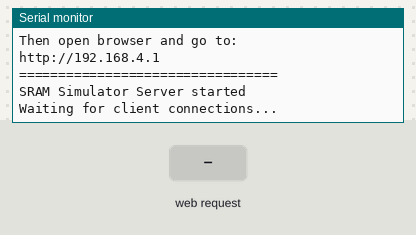
This sketch was run on a simulated ESP8266 (NodeMCU). Shown: the last lines printed to the serial monitor. The test bench sets the inputs (shaded band).

Above: at 1.3 s.
1.4 s: HTTP request GET /clear received
At 2.0 s:
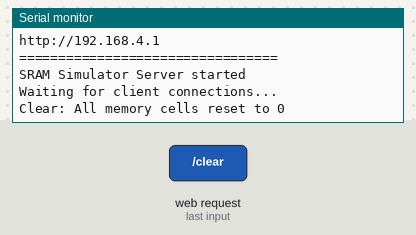
2.9 s: HTTP request GET /precharge received
At 4.1 s:
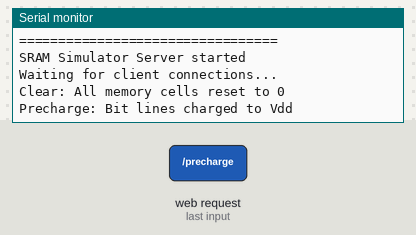
4.4 s: HTTP request GET /read?addr=1 received
At 5.6 s:
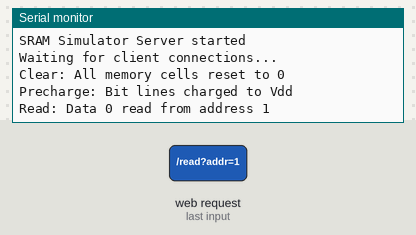
5.9 s: HTTP request GET /write?addr=1&data=1 received
At 6.6 s:
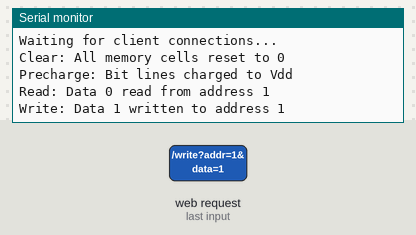

The sketch:

SRAM_Simulator.ino
```cpp
#include <ESP8266WiFi.h>
#include <ESP8266WebServer.h>

// Access Point credentials
const char* ap_ssid = "SRAM_Simulator";           // Access Point name
const char* ap_password = "YOUR_AP_PASSWORD";              // AP Password (min 8 characters)

// Access Point IP configuration
IPAddress local_ip(192, 168, 4, 1);               // ESP8266 IP address
IPAddress gateway(192, 168, 4, 1);                 // Gateway address
IPAddress subnet(255, 255, 255, 0);                // Subnet mask

// Create web server on port 80
ESP8266WebServer server(80);

// SRAM simulation variables
byte sramMemory[16] = {0}; // 16-bit SRAM array (4x4)
bool bitLinePrecharge = false;
String lastOperation = "System initialized";
unsigned long operationTimestamp = 0;

// HTML page stored in PROGMEM to save RAM
const char MAIN_PAGE[] PROGMEM = R"=====(
<!DOCTYPE html>
<html>
<head>
  <meta charset="UTF-8">
  <meta name="viewport" content="width=device-width, initial-scale=1.0">
  <title>SRAM Simulator - ESP8266</title>
  <style>
    :root {
      --primary-color: #008080;
      --secondary-color: #ffa500;
      --accent-color: #3e3e3e;
      --bg-dark: #222;
      --bg-medium: #f1f1f1;
      --bg-light: #ffffff;
      --text-primary: #222;
      --text-secondary: #666;
      --success-color: #228B22;
      --error-color: #b22222;
      --warning-color: #ffdd57;
    }

    * {
      margin: 0;
      padding: 0;
      box-sizing: border-box;
    }

    body {
      font-family: 'Segoe UI', Tahoma, Geneva, Verdana, sans-serif;
      background: linear-gradient(135deg, var(--bg-medium) 0%, #e0e0e0 100%);
      color: var(--text-primary);
      min-height: 100vh;
      padding: 20px;
    }

    .container {
      max-width: 1200px;
      margin: 0 auto;
    }

    header {
      background: var(--bg-dark);
      color: var(--bg-light);
      padding: 25px;
      border-radius: 12px;
      margin-bottom: 25px;
      box-shadow: 0 4px 15px rgba(0,0,0,0.2);
    }

    h1 {
      font-size: 2.2em;
      margin-bottom: 8px;
      letter-spacing: 1px;
    }

    .subtitle {
      color: var(--warning-color);
      font-size: 1em;
      font-weight: 300;
    }

    .connection-info {
      background: var(--primary-color);
      color: var(--bg-light);
      padding: 12px;
      border-radius: 8px;
      margin-top: 15px;
      font-size: 0.9em;
    }

    .main-grid {
      display: grid;
      grid-template-columns: 1fr 1fr;
      gap: 25px;
      margin-bottom: 25px;
    }

    .card {
      background: var(--bg-light);
      padding: 25px;
      border-radius: 12px;
      box-shadow: 0 2px 10px rgba(0,0,0,0.1);
    }

    .card h2 {
      color: var(--primary-color);
      margin-bottom: 20px;
      font-size: 1.5em;
      border-bottom: 3px solid var(--primary-color);
      padding-bottom: 10px;
    }

    .memory-grid {
      display: grid;
      grid-template-columns: repeat(4, 1fr);
      gap: 12px;
      margin-top: 20px;
    }

    .memory-cell {
      aspect-ratio: 1;
      display: flex;
      flex-direction: column;
      align-items: center;
      justify-content: center;
      border: 3px solid var(--accent-color);
      border-radius: 8px;
      font-weight: bold;
      font-size: 1.4em;
      transition: all 0.3s ease;
      background: var(--bg-light);
      cursor: pointer;
      position: relative;
    }

    .memory-cell:hover {
      transform: translateY(-3px);
      box-shadow: 0 4px 12px rgba(0,128,128,0.3);
    }

    .memory-cell.active {
      background: var(--primary-color);
      color: var(--bg-light);
      border-color: var(--primary-color);
      animation: pulse 0.5s ease;
    }

    .memory-cell.selected {
      border-color: var(--secondary-color);
      border-width: 4px;
    }

    .cell-address {
      font-size: 0.5em;
      position: absolute;
      top: 5px;
      left: 8px;
      color: var(--text-secondary);
    }

    @keyframes pulse {
      0%, 100% { transform: scale(1); }
      50% { transform: scale(1.05); }
    }

    .input-group {
      margin-bottom: 20px;
    }

    label {
      display: block;
      margin-bottom: 8px;
      color: var(--text-secondary);
      font-weight: 600;
      font-size: 0.95em;
    }

    input[type="number"] {
      width: 100%;
      padding: 12px;
      border: 2px solid var(--accent-color);
      border-radius: 6px;
      font-size: 1em;
      transition: border-color 0.3s ease;
    }

    input[type="number"]:focus {
      outline: none;
      border-color: var(--primary-color);
    }

    .button-group {
      display: grid;
      grid-template-columns: 1fr 1fr;
      gap: 12px;
      margin-top: 20px;
    }

    button {
      padding: 14px 20px;
      border: none;
      border-radius: 8px;
      font-size: 1em;
      font-weight: 600;
      cursor: pointer;
      transition: all 0.3s ease;
      text-transform: uppercase;
      letter-spacing: 0.5px;
    }

    .btn-primary {
      background: var(--primary-color);
      color: var(--bg-light);
    }

    .btn-primary:hover {
      background: #006666;
      transform: translateY(-2px);
      box-shadow: 0 4px 12px rgba(0,128,128,0.4);
    }

    .btn-secondary {
      background: var(--secondary-color);
      color: var(--bg-dark);
    }

    .btn-secondary:hover {
      background: #ff8c00;
      transform: translateY(-2px);
      box-shadow: 0 4px 12px rgba(255,165,0,0.4);
    }

    .btn-warning {
      background: var(--warning-color);
      color: var(--bg-dark);
    }

    .btn-warning:hover {
      background: #ffd700;
    }

    .btn-danger {
      background: var(--error-color);
      color: var(--bg-light);
    }

    .btn-danger:hover {
      background: #8b0000;
    }

    .status-panel {
      background: var(--bg-medium);
      padding: 18px;
      border-radius: 8px;
      border-left: 5px solid var(--primary-color);
      margin-top: 20px;
    }

    .status-message {
      font-size: 1em;
      line-height: 1.6;
    }

    .status-success {
      color: var(--success-color);
      font-weight: 600;
    }

    .status-error {
      color: var(--error-color);
      font-weight: 600;
    }

    .bitline-indicator {
      display: flex;
      justify-content: space-around;
      margin-top: 20px;
      padding: 15px;
      background: var(--bg-medium);
      border-radius: 8px;
    }

    .bitline {
      text-align: center;
      padding: 10px;
      border-radius: 6px;
      min-width: 100px;
    }

    .bitline.precharged {
      background: var(--warning-color);
      color: var(--bg-dark);
      font-weight: bold;
    }

    .stats-grid {
      display: grid;
      grid-template-columns: 1fr 1fr;
      gap: 15px;
      margin-top: 20px;
    }

    .stat-box {
      background: var(--bg-medium);
      padding: 15px;
      border-radius: 8px;
      text-align: center;
    }

    .stat-value {
      font-size: 2em;
      font-weight: bold;
      color: var(--primary-color);
    }

    .stat-label {
      color: var(--text-secondary);
      font-size: 0.9em;
      margin-top: 5px;
    }

    @media (max-width: 768px) {
      .main-grid {
        grid-template-columns: 1fr;
      }

      .memory-grid {
        gap: 8px;
      }

      h1 {
        font-size: 1.6em;
      }
    }
  </style>
</head>
<body>
  <div class="container">
    <header>
      <h1>⚡ SRAM Simulator</h1>
      <div class="subtitle">16-bit Static RAM with ESP8266 | Real-time Memory Operations</div>
      <div class="connection-info">
        📡 Access Point Mode | IP: 192.168.4.1 | Network: SRAM_Simulator
      </div>
    </header>

    <div class="main-grid">
      <div class="card">
        <h2>Memory Array</h2>
        <div class="memory-grid" id="memoryGrid"></div>
        <div class="bitline-indicator">
          <div class="bitline" id="blIndicator">
            <div>BL (Bit Line)</div>
            <div id="blState">Idle</div>
          </div>
          <div class="bitline" id="blBarIndicator">
            <div>BL' (Bit Line')</div>
            <div id="blBarState">Idle</div>
          </div>
        </div>
      </div>

      <div class="card">
        <h2>Control Panel</h2>
        <div class="input-group">
          <label>Memory Address (0-15)</label>
          <input type="number" id="address" min="0" max="15" value="0">
        </div>
        <div class="input-group">
          <label>Data Bit (0 or 1)</label>
          <input type="number" id="data" min="0" max="1" value="0">
        </div>
        <div class="button-group">
          <button class="btn-primary" onclick="writeMemory()">Write</button>
          <button class="btn-primary" onclick="readMemory()">Read</button>
          <button class="btn-warning" onclick="precharge()">Precharge</button>
          <button class="btn-danger" onclick="clearMemory()">Clear All</button>
        </div>
        <div class="status-panel">
          <div class="status-message" id="statusMessage">Ready for operation</div>
        </div>
      </div>
    </div>

    <div class="card">
      <h2>System Statistics</h2>
      <div class="stats-grid">
        <div class="stat-box">
          <div class="stat-value" id="onesCount">0</div>
          <div class="stat-label">Bits Set to 1</div>
        </div>
        <div class="stat-box">
          <div class="stat-value" id="zerosCount">16</div>
          <div class="stat-label">Bits Set to 0</div>
        </div>
        <div class="stat-box">
          <div class="stat-value" id="utilization">0%</div>
          <div class="stat-label">Memory Utilization</div>
        </div>
        <div class="stat-box">
          <div class="stat-value" id="operations">0</div>
          <div class="stat-label">Total Operations</div>
        </div>
      </div>
    </div>
  </div>

  <script>
    let selectedAddress = 0;
    let operationCount = 0;

    function initMemoryGrid() {
      const grid = document.getElementById('memoryGrid');
      grid.innerHTML = '';
      for(let i = 0; i < 16; i++) {
        const cell = document.createElement('div');
        cell.className = 'memory-cell';
        cell.id = 'cell-' + i;
        cell.innerHTML = '<span class="cell-address">' + i + '</span>0';
        cell.onclick = () => selectAddress(i);
        grid.appendChild(cell);
      }
    }

    function selectAddress(addr) {
      document.getElementById('address').value = addr;
      selectedAddress = addr;
      updateSelectedCell();
    }

    function updateSelectedCell() {
      document.querySelectorAll('.memory-cell').forEach(cell => {
        cell.classList.remove('selected');
      });
      const addr = parseInt(document.getElementById('address').value);
      if(addr >= 0 && addr <= 15) {
        document.getElementById('cell-' + addr).classList.add('selected');
        selectedAddress = addr;
      }
    }

    function updateMemoryDisplay(memoryData) {
      for(let i = 0; i < 16; i++) {
        const cell = document.getElementById('cell-' + i);
        const value = memoryData[i];
        cell.innerHTML = '<span class="cell-address">' + i + '</span>' + value;
        if(value === 1) {
          cell.classList.add('active');
        } else {
          cell.classList.remove('active');
        }
      }
      updateStats(memoryData);
    }

    function updateStats(memoryData) {
      let ones = memoryData.filter(x => x === 1).length;
      let zeros = 16 - ones;
      let util = Math.round((ones / 16) * 100);

      document.getElementById('onesCount').textContent = ones;
      document.getElementById('zerosCount').textContent = zeros;
      document.getElementById('utilization').textContent = util + '%';
      document.getElementById('operations').textContent = operationCount;
    }

    function showStatus(message, isError = false) {
      const statusEl = document.getElementById('statusMessage');
      statusEl.textContent = message;
      statusEl.className = 'status-message ' + (isError ? 'status-error' : 'status-success');
    }

    function animateBitLines(state) {
      const bl = document.getElementById('blIndicator');
      const blBar = document.getElementById('blBarIndicator');

      if(state === 'precharge') {
        bl.classList.add('precharged');
        blBar.classList.add('precharged');
        document.getElementById('blState').textContent = 'Vdd';
        document.getElementById('blBarState').textContent = 'Vdd';
      } else {
        bl.classList.remove('precharged');
        blBar.classList.remove('precharged');
        document.getElementById('blState').textContent = 'Idle';
        document.getElementById('blBarState').textContent = 'Idle';
      }
    }

    async function writeMemory() {
      const addr = parseInt(document.getElementById('address').value);
      const data = parseInt(document.getElementById('data').value);

      if(addr < 0 || addr > 15) {
        showStatus('Error: Address must be between 0 and 15', true);
        return;
      }

      if(data !== 0 && data !== 1) {
        showStatus('Error: Data must be 0 or 1', true);
        return;
      }

      try {
        const response = await fetch('/write?addr=' + addr + '&data=' + data);
        const result = await response.json();
        updateMemoryDisplay(result.memory);
        showStatus('Write operation successful: Data ' + data + ' written to address ' + addr);
        operationCount++;
        updateStats(result.memory);
      } catch(error) {
        showStatus('Error: Write operation failed', true);
      }
    }

    async function readMemory() {
      const addr = parseInt(document.getElementById('address').value);

      if(addr < 0 || addr > 15) {
        showStatus('Error: Address must be between 0 and 15', true);
        return;
      }

      animateBitLines('precharge');

      setTimeout(async () => {
        try {
          const response = await fetch('/read?addr=' + addr);
          const result = await response.json();
          updateMemoryDisplay(result.memory);
          showStatus('Read operation successful: Data ' + result.value + ' read from address ' + addr);
          document.getElementById('data').value = result.value;
          operationCount++;
          updateStats(result.memory);

          setTimeout(() => {
            animateBitLines('idle');
          }, 1000);
        } catch(error) {
          showStatus('Error: Read operation failed', true);
          animateBitLines('idle');
        }
      }, 500);
    }

    async function precharge() {
      try {
        const response = await fetch('/precharge');
        const result = await response.json();
        animateBitLines('precharge');
        showStatus('Bit lines precharged to Vdd');
        setTimeout(() => {
          animateBitLines('idle');
        }, 2000);
      } catch(error) {
        showStatus('Error: Precharge operation failed', true);
      }
    }

    async function clearMemory() {
      if(!confirm('Clear all memory cells? This will reset all values to 0.')) {
        return;
      }

      try {
        const response = await fetch('/clear');
        const result = await response.json();
        updateMemoryDisplay(result.memory);
        showStatus('All memory cells cleared to 0');
        operationCount++;
        updateStats(result.memory);
      } catch(error) {
        showStatus('Error: Clear operation failed', true);
      }
    }

    async function refreshMemory() {
      try {
        const response = await fetch('/status');
        const result = await response.json();
        updateMemoryDisplay(result.memory);
      } catch(error) {
        console.error('Failed to refresh memory');
      }
    }

    document.getElementById('address').addEventListener('input', updateSelectedCell);

    initMemoryGrid();
    updateSelectedCell();
    setInterval(refreshMemory, 2000);
  </script>
</body>
</html>
)=====";

void setup() {
  Serial.begin(115200);
  delay(100);

  // Initialize SRAM memory to 0
  for(int i = 0; i < 16; i++) {
    sramMemory[i] = 0;
  }

  Serial.println();
  Serial.println("=================================");
  Serial.println("SRAM Simulator - Access Point Mode");
  Serial.println("=================================");

  // Configure Access Point
  WiFi.mode(WIFI_AP);
  WiFi.softAPConfig(local_ip, gateway, subnet);

  // Start Access Point
  bool apStarted = WiFi.softAP(ap_ssid, ap_password);

  if(apStarted) {
    Serial.println("Access Point started successfully!");
    Serial.println("--------------------------------");
    Serial.print("AP SSID: ");
    Serial.println(ap_ssid);
    Serial.print("AP Password: ");
    Serial.println(ap_password);
    Serial.print("AP IP Address: ");
    Serial.println(WiFi.softAPIP());
    Serial.println("--------------------------------");
    Serial.println("Connect to the WiFi network above");
    Serial.println("Then open browser and go to:");
    Serial.println("http://192.168.4.1");
    Serial.println("=================================");
  } else {
    Serial.println("Failed to start Access Point!");
  }

  // Setup server routes
  server.on("/", handleRoot);
  server.on("/write", handleWrite);
  server.on("/read", handleRead);
  server.on("/clear", handleClear);
  server.on("/precharge", handlePrecharge);
  server.on("/status", handleStatus);

  server.begin();
  Serial.println("SRAM Simulator Server started");
  Serial.println("Waiting for client connections...");
}

void loop() {
  server.handleClient();

  // Optional: Monitor connected clients
  static int previousClients = 0;
  int currentClients = WiFi.softAPgetStationNum();

  if(currentClients != previousClients) {
    Serial.print("Connected clients: ");
    Serial.println(currentClients);
    previousClients = currentClients;
  }
}

void handleRoot() {
  server.send_P(200, "text/html", MAIN_PAGE);
}

void handleWrite() {
  if(server.hasArg("addr") && server.hasArg("data")) {
    int addr = server.arg("addr").toInt();
    int data = server.arg("data").toInt();

    if(addr >= 0 && addr < 16 && (data == 0 || data == 1)) {
      // Simulate write operation
      sramMemory[addr] = data;
      lastOperation = "Write: Data " + String(data) + " written to address " + String(addr);
      operationTimestamp = millis();

      Serial.println(lastOperation);

      sendMemoryJSON();
    } else {
      server.send(400, "application/json", "{\"error\":\"Invalid parameters\"}");
    }
  } else {
    server.send(400, "application/json", "{\"error\":\"Missing parameters\"}");
  }
}

void handleRead() {
  if(server.hasArg("addr")) {
    int addr = server.arg("addr").toInt();

    if(addr >= 0 && addr < 16) {
      // Simulate read operation with bit line precharge
      bitLinePrecharge = true;
      delay(10); // Simulate precharge delay

      int value = sramMemory[addr];
      lastOperation = "Read: Data " + String(value) + " read from address " + String(addr);
      operationTimestamp = millis();

      Serial.println(lastOperation);

      // Send response with read value
      String json = "{\"memory\":[";
      for(int i = 0; i < 16; i++) {
        json += String(sramMemory[i]);
        if(i < 15) json += ",";
      }
      json += "],\"value\":" + String(value) + "}";

      server.send(200, "application/json", json);

      bitLinePrecharge = false;
    } else {
      server.send(400, "application/json", "{\"error\":\"Invalid address\"}");
    }
  } else {
    server.send(400, "application/json", "{\"error\":\"Missing address parameter\"}");
  }
}

void handleClear() {
  // Clear all memory cells
  for(int i = 0; i < 16; i++) {
    sramMemory[i] = 0;
  }

  lastOperation = "Clear: All memory cells reset to 0";
  operationTimestamp = millis();

  Serial.println(lastOperation);

  sendMemoryJSON();
}

void handlePrecharge() {
  // Simulate bit line precharge operation
  bitLinePrecharge = true;
  lastOperation = "Precharge: Bit lines charged to Vdd";
  operationTimestamp = millis();

  Serial.println(lastOperation);

  delay(50); // Simulate precharge time
  bitLinePrecharge = false;

  server.send(200, "application/json", "{\"status\":\"precharged\"}");
}

void handleStatus() {
  sendMemoryJSON();
}

void sendMemoryJSON() {
  String json = "{\"memory\":[";
  for(int i = 0; i < 16; i++) {
    json += String(sramMemory[i]);
    if(i < 15) json += ",";
  }
  json += "]}";

  server.send(200, "application/json", json);
}
```

Measured:
- after the input at 1.4 s, the serial monitor: prints a new line at once (image 1)
- after the input at 2.9 s, the serial monitor: prints a new line at once (image 2)
- after the input at 4.4 s, the serial monitor: prints a new line at once (image 3)
- after the input at 5.9 s, the serial monitor: prints a new line at once (image 4)
